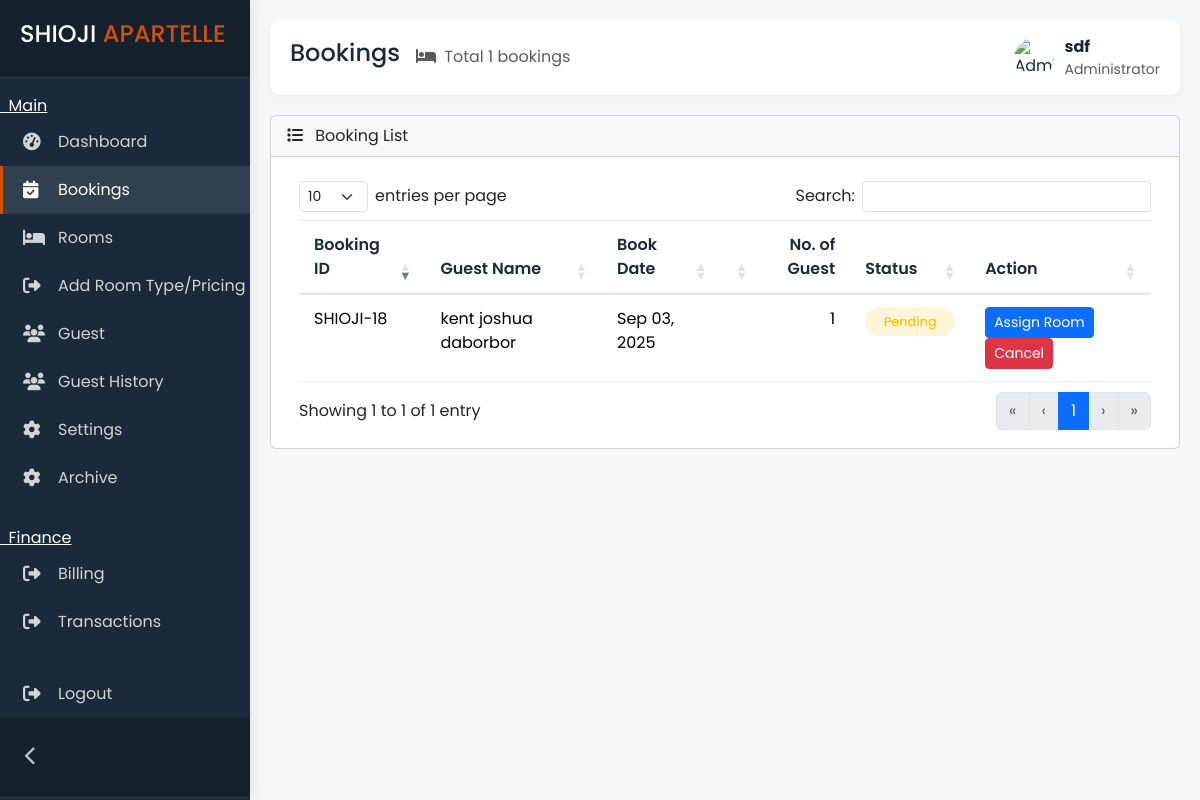
The app's page /admin/bookings.php (signed in) with its own data.
### tables this page shows
CREATE TABLE `bookings` (
  `booking_id` int(11) NOT NULL,
  `first_name` varchar(200) NOT NULL,
  `last_name` varchar(200) NOT NULL,
  `email` varchar(200) NOT NULL,
  `phone` varchar(200) NOT NULL,
  `booking_date` date NOT NULL,
  `booking_time` varchar(20) NOT NULL,
  `no_of_guest` tinyint(1) NOT NULL,
  `room_type_id` int(10) NOT NULL,
  `status` enum('pending','completed','cancelled') DEFAULT NULL
);

### admin/bookings.php (the view, shortened to what this page needs)
<?php
include '../connect.php';
$sql = "SELECT * FROM bookings WHERE status = 'pending'";
$result = $conn->query($sql);
?>
<!DOCTYPE html>
<html lang="en">
<?php include 'head.php'; ?>
<body>
    <?php include 'sidebar.php'; ?>
    <div class="main-content" id="mainContent">
        <div class="topbar">
            <div class="topbar-left">
                <div class="d-flex align-items-center">
                    <h4>Bookings</h4>
                    <div class="ms-3 text-muted d-none d-md-block">
                        <i class="fas fa-bed me-1"></i>
                        <span>Total <?php echo $result->num_rows; ?> bookings</span>
                    </div>
                </div>
            </div>
            <div class="user-info">
                <img src="https://www.w3schools.com/howto/img_avatar.png" alt="Admin Avatar" class="rounded-circle" width="40" height="40">
                <div>
                    <div class="fw-bold">
                        <?php echo $_SESSION['admin_name']; ?>
                    </div>
                    <div class="text-muted small">Administrator</div>
                </div>
            </div>
        </div>
        <div class="card">
            <div class="card-header">
                <i class="fas fa-list me-2"></i> Booking List
            </div>
            <div class="card-body">
                <div class="table-responsive">
                    <table id="bookingsTable" class="table table-hover">
                        <thead>
                            <tr>
                                <th>Booking ID</th>
                                <th>Guest Name</th>
                                <th>Book Date</th>
                                <th>No. of Guest</th>
                                <th>Status</th>
                                <th>Action</th>
                            </tr>
                        </thead>
                        <tbody>
                            <?php if ($result && $result->num_rows > 0): ?>
                                <?php while ($row = $result->fetch_assoc()): ?>
                                    <tr>
                                        <td>SHIOJI-<?php echo str_pad($row['booking_id'],  STR_PAD_LEFT); ?></td>
                                        <td><?php echo htmlspecialchars($row['first_name'] . ' ' . $row['last_name']); ?></td>
                                        <td><?php echo date('M d, Y', strtotime($row['booking_date'])); ?></td>
                                        <td><?php echo htmlspecialchars($row['no_of_guest']); ?></td>
                                        <td>
                                            <span class="status-badge status-<?php echo $row['status']; ?>">
                                                <?php
                                                $status = $row['status'];
                                                if ($status == 'confirmed') echo 'Confirmed';
                                                elseif ($status == 'checked_in') echo 'Checked In';
                                                elseif ($status == 'checked_out') echo 'Checked Out';
                                                elseif ($status == 'cancelled') echo 'Cancelled';
                                                else echo ucfirst($status);
                                                ?>
                                            </span>
                                        </td>
                                        <td>
                                            <?php if (empty($row['room_id'])): ?>
                                                <button class="btn btn-primary btn-sm assign-btn"
                                                    data-book-id="<?php echo $row['booking_id']; ?>"
                                                    data-guest-name="<?php echo htmlspecialchars($row['first_name'] . ' ' . $row['last_name']); ?>"
                                                    data-email="<?php echo htmlspecialchars($row['email']); ?>"
                                                    data-bs-toggle="modal"
                                                    data-bs-target="#assignModal">
                                                    Assign Room
                                                </button>
                                                <form method="POST" action="" style="display:inline-block;" onsubmit="return confirm('Are you sure you want to cancel this booking?');">
                                                    <button type="submit" name="cancel" class="btn btn-danger btn-sm">
                                                        Cancel
                                                    </button>
                                                </form>
                                            <?php endif; ?>
                                        </td>
                                    </tr>
                                <?php endwhile; ?>
                            <?php else: ?>
                                <!-- <tr>
                                    <td colspan="1" class="text-center py-4">No bookings found</td>
                                </tr> -->
                            <?php endif; ?>
                        </tbody>
                    </table>
                </div>
            </div>
        </div>
    </div>
</body>
</html>

### admin/style.css (style rules this page uses)
:root { --primary: #2a5d8a; --secondary: #e9b44c; --accent: #d74e09; --light: #f8f9fa; --dark: #1a2a3a; --gray: #6c757d; --sidebar-width: 250px; --sidebar-collapsed-width: 70px; --success: #4cc9f0; --danger: #e63946; --warning: #fca311; --border: #e0e0e0; --card-shadow: 0 4px 6px rgba(0, 0, 0, 0.05); --transition: all 0.3s ease; }
* { margin: 0; padding: 0; box-sizing: border-box; }
body { font-family: "Poppins", sans-serif; background-color: #f5f7fa; color: var(--dark); overflow-x: hidden; transition: all 0.3s; }
.main-content { margin-left: var(--sidebar-width); padding: 20px; transition: all 0.3s; min-height: 100vh; }
.topbar { display: flex; justify-content: space-between; align-items: center; padding: 15px 20px; background: white; border-radius: 10px; box-shadow: 0 2px 10px rgba(0, 0, 0, 0.05); margin-bottom: 20px; }
.topbar-left { display: flex; align-items: center; gap: 15px; }
.user-info { display: flex; align-items: center; }
.user-info img { width: 40px; height: 40px; border-radius: 50%; margin-right: 10px; object-fit: cover; }
.table { border-collapse: separate; border-spacing: 0; }
.table th { background: var(--light); padding: 12px 15px; font-weight: 600; color: var(--dark); border-top: 1px solid #eee; }
.table td { padding: 12px 15px; border-top: 1px solid #eee; }
.table tr:last-child td { border-bottom: 1px solid #eee; }
.status-badge { padding: 5px 10px; border-radius: 20px; font-size: 0.8rem; font-weight: 500; display: inline-block; width: 90px; text-align: center; }
.status-pending { background: rgba(255, 193, 7, 0.15); color: #ffc107; }

### records on screen
bookings: booking_id "18", first_name+last_name "kent joshua daborbor", booking_date "Sep 03, 2025", no_of_guest "1", status "Pending"

### other values on screen
$result->num_rows "1"
$_SESSION['admin_name'] "sdf"
